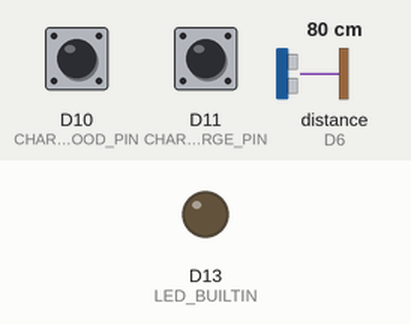
The program below on a simulated Adafruit Feather M0. On the bench: output pins drawn as LEDs (lit = HIGH). Wiring (inferred from the names in the program): ultrasonic range finder: trigger D5; echo D6. The inputs (shaded band) are chosen by the test bench; at power-on: D10 (CHARGER_PGOOD_PIN) HIGH, D11 (CHARGER_CHARGE_PIN) HIGH, distance to the obstacle (sensor on D6) 80 cm. The echo pulse lasts 58.3 µs per cm; no radio packets arrive unless stated; pins used as bus, display or sensor lines are not drawn; what the program prints to the serial monitor is not drawn.

Above: at 0.3 s.
Timing chart, 0 to 1.8 s (numbered marks = the images above):
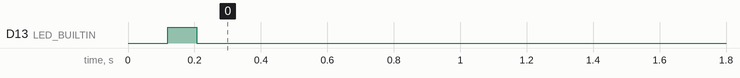

Measured:
- by itself, D13 (LED_BUILTIN): LOW → HIGH at 0.12 s, → LOW 0.09 s later

The program:

main.cpp
```cpp
#include <Arduino.h>
#include <SPI.h>
#include <RH_RF95.h>
#include <avr/dtostrf.h>

// CHANGE THIS EVERY TIME YOU COMPILE FOR A SENSOR; IS THERE A NICER WAY?
#define SENSOR_ID 201

// How quickly to send reports; this might be fine
#define SEND_INTERVAL_MILLIS 5000
#define SEND_INTERVAL_LOWPOWER_MILLIS 300000
#define LOW_POWER_THRESHOLD_MILLIVOLTS 3600

// Battery measure
#define VBAT_PIN A7

// Defined for adafruit feather M0
#define RFM95_CS 8
#define RFM95_INT 3
#define RFM95_RST 4

// Change to 434.0 or other frequency, must match RX's freq!
#define RF95_FREQ 915.1
#define RF95_POWER 23

// Singleton instance of the radio driver
RH_RF95 rf95(RFM95_CS, RFM95_INT);

// Pins for ultrasonic sensor
#define ULTRA_TRIG_PIN 5
#define ULTRA_ECHO_PIN 6

// Pins for checking on the charging system
#define CHARGER_PGOOD_PIN 10
#define CHARGER_CHARGE_PIN 11

// Ranch struct flags (0..31 flag positions max)
#define FLAG_CHARGER_PGOOD 1
#define FLAG_CHARGER_CHARGE 2

// data format, what's in the values depends on what type of sensor
// is sending it along
typedef struct
{
  uint8_t sensorType;
  uint16_t sensorId;
  ulong flags;
  ulong uptimeMillis;
  ulong txCounter;
  uint8_t txPower;
  uint16_t battMillivolts;
  uint16_t lastRssi;
  uint16_t valOne;
  uint16_t valTwo;
  uint16_t valThree;
  uint16_t valFour;
  uint16_t valFive;
  uint16_t valSix;
  uint16_t valSeven;
  uint16_t valEight;
  uint16_t valNine;
  uint16_t valTen;
} RanchSensorStruct;

ulong packetnum = 0; // packet counter, we increment per tx

void setup()
{
  pinMode(RFM95_RST, OUTPUT);
  digitalWrite(RFM95_RST, HIGH);

  Serial.begin(115200);
  while (!Serial)
    delay(1);
  delay(100);

  // manual reset
  digitalWrite(RFM95_RST, LOW);
  delay(10);
  digitalWrite(RFM95_RST, HIGH);
  delay(10);

  while (!rf95.init())
  {
    Serial.println("LoRa radio init failed");
    Serial.println("Uncomment '#define SERIAL_DEBUG' in RH_RF95.cpp for detailed debug info");
    while (1)
      ;
  }
  Serial.println("LoRa radio init OK!");

  // Defaults after init are 434.0MHz, modulation GFSK_Rb250Fd250, +13dbM
  if (!rf95.setFrequency(RF95_FREQ))
  {
    Serial.println("setFrequency failed");
    while (1)
      ;
  }
  Serial.print("Set Freq to: ");
  Serial.println(RF95_FREQ);

  // Defaults after init are 434.0MHz, 13dBm, Bw = 125 kHz, Cr = 4/5, Sf = 128chips/symbol, CRC on

  // The default transmitter power is 13dBm, using PA_BOOST.
  // If you are using RFM95/96/97/98 modules which uses the PA_BOOST transmitter pin, then
  // you can set transmitter powers from 5 to 23 dBm:
  // TODO: have the receiver send back a power report so we can adjust how much power
  // we use to transmit
  rf95.setTxPower(RF95_POWER, false);

  // for the ultrasonic sensor
  pinMode(ULTRA_TRIG_PIN, OUTPUT); // Sets the ULTRA_TRIG_PIN as an Output
  pinMode(ULTRA_ECHO_PIN, INPUT);  // Sets the ULTRA_ECHO_PIN as an Input

  // turn off the LED; we flash it during xmit
  pinMode(LED_BUILTIN, OUTPUT);
  digitalWrite(LED_BUILTIN, LOW);

  // configure input pins for charger
  pinMode(CHARGER_CHARGE_PIN, INPUT_PULLUP);
  pinMode(CHARGER_PGOOD_PIN, INPUT_PULLUP);
}

uint16_t getDistanceCentimeters()
{
  // take a measurement
  float duration;

  digitalWrite(ULTRA_TRIG_PIN, LOW);
  delayMicroseconds(2);
  digitalWrite(ULTRA_TRIG_PIN, HIGH);
  delayMicroseconds(10);
  digitalWrite(ULTRA_TRIG_PIN, LOW);

  // distance in... centimeters
  duration = pulseIn(ULTRA_ECHO_PIN, HIGH);
  return uint16_t((duration * .0343) / 2);
}

uint16_t getBattMillivolts()
{
  // get battery value
  float measuredvbat = analogRead(VBAT_PIN);
  measuredvbat *= 2;   // we divided by 2, so multiply back
  measuredvbat *= 3.3; // Multiply by 3.3V, our reference voltage
  // TODO: should this really be 1024?
  measuredvbat /= 1024; // convert to voltage

  // convert up into millivolts and integerize
  return uint16_t(measuredvbat * 1000);
}

void loop()
{
  // record what time it is so we can delay later
  ulong startMillis = millis();
  digitalWrite(LED_BUILTIN, HIGH);

  // get structure
  RanchSensorStruct packet;
  packet.sensorType = 10;
  packet.sensorId = SENSOR_ID;
  packet.flags = 0;
  packet.uptimeMillis = startMillis;
  packet.battMillivolts = getBattMillivolts();
  // packet.lastRssi = ...
  packet.txCounter = packetnum++;
  packet.txPower = RF95_POWER;
  packet.valOne = getDistanceCentimeters();

  // Set flags based on charging system, this assumes the flags were 0 when we started
  packet.flags ^= (digitalRead(CHARGER_PGOOD_PIN) == LOW ? 1 : 0) << FLAG_CHARGER_PGOOD;
  packet.flags ^= (digitalRead(CHARGER_CHARGE_PIN) == LOW ? 1 : 0) << FLAG_CHARGER_CHARGE;

  // Debugging output
  Serial.printf("Sending: t=%d/id=%d/f=%d/up=%d/batt=%d/tx(%d)=%d/dist=%d\n",
                packet.sensorType, packet.sensorId, packet.flags, packet.uptimeMillis, packet.battMillivolts,
                packet.txPower, packet.txCounter, packet.valOne);

  // Write the packet and chill until it's sent
  delay(10);
  rf95.send((uint8_t *)&packet, sizeof(packet));

  delay(10);
  rf95.waitPacketSent();

  // LED off while we wait
  digitalWrite(LED_BUILTIN, LOW);

  // now relax a while, just so we don't blast the power transmitting way more than
  // we need to care about (it's not like the water level is going to move that
  // fast... and if it does, we're probably not there to deal with it anyway)
  ulong nowMillis = millis();
  long shouldDelay = (packet.battMillivolts > LOW_POWER_THRESHOLD_MILLIVOLTS ? SEND_INTERVAL_MILLIS : SEND_INTERVAL_LOWPOWER_MILLIS) - (nowMillis - startMillis);
  if (shouldDelay > 0)
  {
    // Serial.printf("Delay: %d = %d - (%d - %d)\n", shouldDelay, SEND_INTERVAL_MILLIS, nowMillis, startMillis);
    delay(shouldDelay);
  }
  else
  {
    Serial.println("Took too long to run a loop!");
  }
}
```
